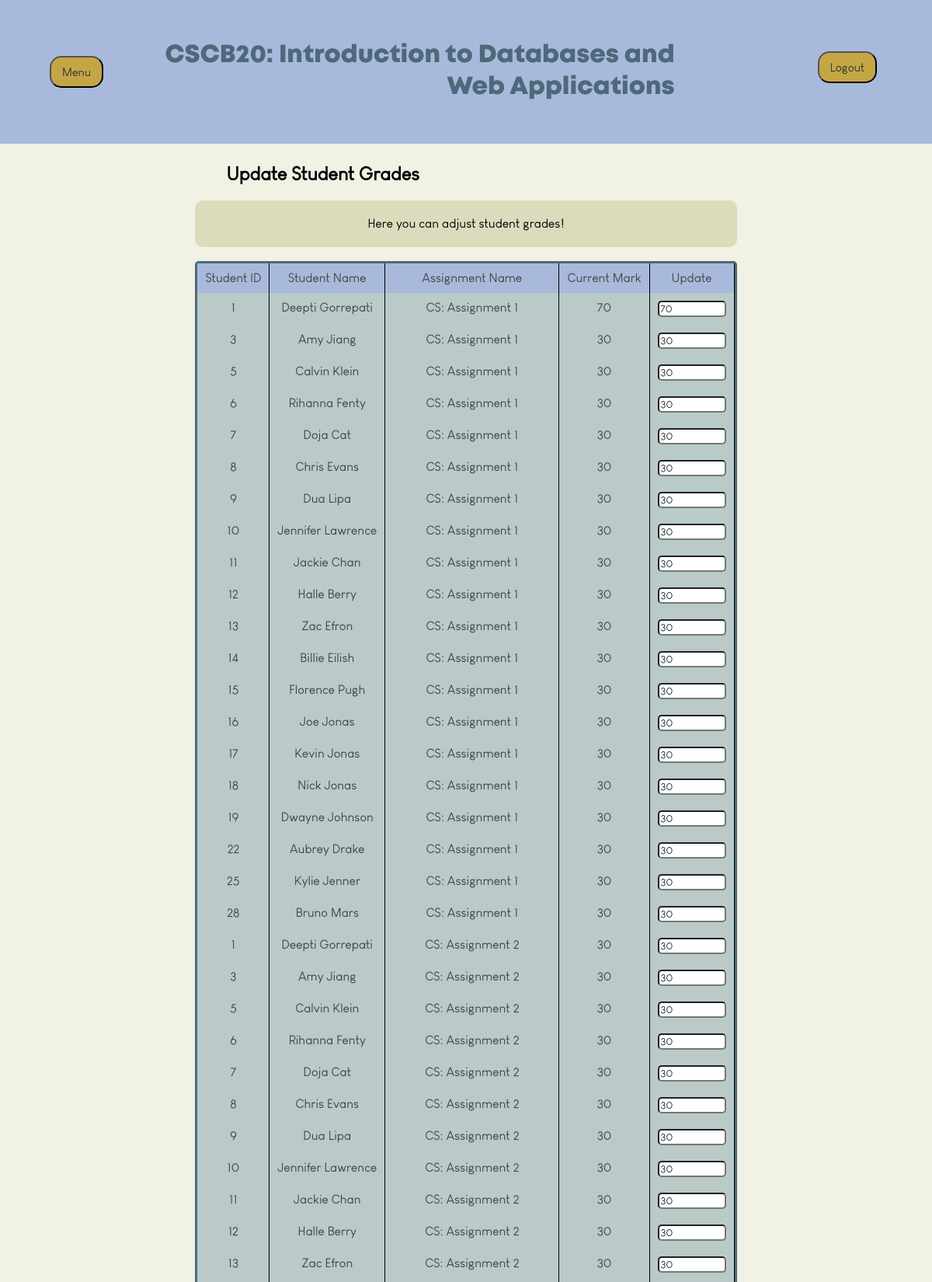
Page /updatestudentgrades (upper part) on the committed database.
### app.py (models this page shows)
class AssessmentsStudent(db.Model):
    __tablename__ = 'student_assessments'
    user_id = db.Column(db.Integer, ForeignKey('users.user_id'), primary_key=True)
    assessment_id = db.Column(db.Integer, ForeignKey('assessments.assessment_id'), primary_key=True)
    remark_id = db.Column(db.Integer, ForeignKey('remarkrequests.remark_id'))
    marks = db.Column(db.Integer, nullable=True)
    student_to_assess = relationship("User", backref="student_assessments")
    assess_to_student = relationship("Assessment", backref="student_assessments")
    remark_to_student = relationship("RemarkRequests", backref="student_assessments")

class User(db.Model):
    __tablename__ = 'users'
    user_id = db.Column(db.Integer, primary_key=True, autoincrement=True)
    username = db.Column(db.String(100), nullable=False, unique=True)
    email = db.Column(db.String(100), nullable=False, unique=True)
    password = db.Column(db.String(100), nullable=False)
    first_name = Column(db.String(100))
    last_name = Column(db.String(100))
    user_type = Column(db.Integer, nullable=False)
    instr_feedback = relationship("Feedback", back_populates="instr_to_feedback")

class Assessment(db.Model):
    __tablename__ = 'assessments'
    assessment_id = db.Column(db.Integer, primary_key=True)
    name = db.Column(db.String, nullable=False)
    type = db.Column(db.String, nullable=False)
    details = db.Column(db.String)
    instructor_id = db.Column(db.Integer, ForeignKey('users.user_id'), nullable=False)

### app.py (the view, shortened to what this page needs)
@app.route('/updatestudentgrades', methods=['GET', 'POST'])
def updatestudentgrades():
    username = session.get('name')
    user = User.query.filter_by(username=username).first()
    assessments = Assessment.query.all()
    students = User.query.filter_by(user_type=0).all()
    assignments = db.session.query(AssessmentsStudent).join(User, User.user_id == AssessmentsStudent.user_id).join(Assessment, Assessment.assessment_id == AssessmentsStudent.assessment_id).all()
    for assessment in assessments:
        for student in students:
            existing_assignment = AssessmentsStudent.query.filter_by(
                user_id=student.user_id,
                assessment_id=assessment.assessment_id
            ).first()
    return render_template('updatestudentgrades.html', user=user, assignments=assignments)

### templates/updatestudentgrades.html (shortened to what this page needs)
<!DOCTYPE html>
<html>
    <head>
        <link rel="stylesheet" href="{{ url_for('static', filename='css/index.css') }}">
    </head>
    <body>
        <header class="header">
            <div class="dropdown">
                <button class="dropbutton">Menu</button>
            </div>
            <h1 class="headertext">CSCB20: Introduction to Databases and Web Applications</h1>
            <form method="POST" action="{{ url_for('logout') }}">
                <div class="logout">
                    <button type="submit" class = "dropbutton" name="logout"
                    style=" align-self:center; float:left;">Logout</button>
                </div>
            </form>
        </header>
        <main class="content">
            <h2>Update Student Grades</h2>
            <div style="padding: 5px 1px; margin: auto; text-align: center;" class="homeblurbs">
                <p>Here you can adjust student grades!</p>
            </div> <br>
            <form method='POST'>
                <div class="viewanonfeedbackgrid">
                    <div class="cellheader">Student ID</div>
                    <div class="cellheader">Student Name</div>
                    <div class="cellheader">Assignment Name</div>
                    <div class="cellheader">Current Mark</div>
                    <div class="cellheader">Update</div>
                    {% for assignment in assignments %}
                    <div class="cell">{{ assignment.user_id }}</div>
                    <div class="cell">{{ assignment.student_to_assess.first_name + " " +  assignment.student_to_assess.last_name}}</div>
                    <div class="cell">{{ assignment.assess_to_student.name }}</div>
                    <div class="cell">{{ assignment.marks }}</div>
                    <div class="cell">
                        <input type="number" name="reviewed_{{ assignment.user_id }}_{{ assignment.assessment_id }}" value="{{ assignment.marks }}" style="border-radius: 5px; width: 80px; color: #202E32;">
                    </div>
                    {% endfor %}
                </div>
            </form>
        </main>
</body>
</html>

### static/css/index.css (style rules this page uses)
* { font-family: Mont; src: url('fonts/Louis George Cafe.ttf'); }
body { display: flex; flex-direction: column; background-color: #F1F1E4; padding: 0; margin: 0; min-height: 100vh; justify-content: flex-start; align-items: center; }
.header { display: flex; flex-direction: row; background-color: #A9B9DB; width: 100%; position: fixed; top: 0; flex-grow: 1; z-index: 100; padding: 30px; text-align: center; }
.headertext { font-family: MontBold; flex-grow: 1; text-align: right; padding-right: 15%; align-items: center; justify-content: center; color: #4E6979; }
.content { flex-grow: 1; padding-top: 190px; }
h2 { padding-left: 40px; }
.homeblurbs { background-color: #DCDCBC; padding: 15px; border-radius: 10px; margin-right: 40px; margin-left: 40px; }
.viewanonfeedbackgrid { border-radius: 5px; display: grid; grid-template-columns: repeat(5, auto); background-color: #B9CAC9; color: #444; max-width: 1200px; border: 3px solid #4E6979; }
.cellheader { flex: 1; background-color: #A9B9DB; padding: 10px; text-align: center; border-right: 1px solid black; }
.cell { flex: 1; padding: 10px; text-align: center; max-width: 600px; border-right: 1px solid black; }
form { color: black; font-family: Arial, Helvetica, sans-serif; font-size: 100%; }
.dropbutton { background-color:#C4A645; color: #253C33; margin: 0.25rem; padding: 10px; font-size: 15px; border-radius: 15px; height: auto; top: 50%; width: 100%; text-align: center; }
.dropdown { display: inline-block; padding-left: 5%; margin-right: 5%; align-self: center; }
.logout { margin-right:75px; margin-top: 32px; float:left; }

### rows in the picture
AssessmentsStudent: user_id "1", student_to_assess "Deepti Gorrepati", assess_to_student.name "CS: Assignment 1", marks "70"
AssessmentsStudent: user_id "3", student_to_assess "Amy Jiang", assess_to_student.name "CS: Assignment 1", marks "30"
AssessmentsStudent: user_id "5", student_to_assess "Calvin Klein", assess_to_student.name "CS: Assignment 1", marks "30"
AssessmentsStudent: user_id "6", student_to_assess "Rihanna Fenty", assess_to_student.name "CS: Assignment 1", marks "30"
AssessmentsStudent: user_id "7", student_to_assess "Doja Cat", assess_to_student.name "CS: Assignment 1", marks "30"
AssessmentsStudent: user_id "8", student_to_assess "Chris Evans", assess_to_student.name "CS: Assignment 1", marks "30"
AssessmentsStudent: user_id "9", student_to_assess "Dua Lipa", assess_to_student.name "CS: Assignment 1", marks "30"
AssessmentsStudent: user_id "10", student_to_assess "Jennifer Lawrence", assess_to_student.name "CS: Assignment 1", marks "30"
AssessmentsStudent: user_id "11", student_to_assess "Jackie Chan", assess_to_student.name "CS: Assignment 1", marks "30"
AssessmentsStudent: user_id "12", student_to_assess "Halle Berry", assess_to_student.name "CS: Assignment 1", marks "30"
AssessmentsStudent: user_id "13", student_to_assess "Zac Efron", assess_to_student.name "CS: Assignment 1", marks "30"
AssessmentsStudent: user_id "14", student_to_assess "Billie Eilish", assess_to_student.name "CS: Assignment 1", marks "30"
AssessmentsStudent: user_id "15", student_to_assess "Florence Pugh", assess_to_student.name "CS: Assignment 1", marks "30"
AssessmentsStudent: user_id "16", student_to_assess "Joe Jonas", assess_to_student.name "CS: Assignment 1", marks "30"
AssessmentsStudent: user_id "17", student_to_assess "Kevin Jonas", assess_to_student.name "CS: Assignment 1", marks "30"
AssessmentsStudent: user_id "18", student_to_assess "Nick Jonas", assess_to_student.name "CS: Assignment 1", marks "30"
AssessmentsStudent: user_id "19", student_to_assess "Dwayne Johnson", assess_to_student.name "CS: Assignment 1", marks "30"
AssessmentsStudent: user_id "22", student_to_assess "Aubrey Drake", assess_to_student.name "CS: Assignment 1", marks "30"
AssessmentsStudent: user_id "25", student_to_assess "Kylie Jenner", assess_to_student.name "CS: Assignment 1", marks "30"
AssessmentsStudent: user_id "28", student_to_assess "Bruno Mars", assess_to_student.name "CS: Assignment 1", marks "30"
AssessmentsStudent: user_id "1", student_to_assess "Deepti Gorrepati", assess_to_student.name "CS: Assignment 2", marks "30"
AssessmentsStudent: user_id "3", student_to_assess "Amy Jiang", assess_to_student.name "CS: Assignment 2", marks "30"
AssessmentsStudent: user_id "5", student_to_assess "Calvin Klein", assess_to_student.name "CS: Assignment 2", marks "30"
AssessmentsStudent: user_id "6", student_to_assess "Rihanna Fenty", assess_to_student.name "CS: Assignment 2", marks "30"
AssessmentsStudent: user_id "7", student_to_assess "Doja Cat", assess_to_student.name "CS: Assignment 2", marks "30"
AssessmentsStudent: user_id "8", student_to_assess "Chris Evans", assess_to_student.name "CS: Assignment 2", marks "30"
AssessmentsStudent: user_id "9", student_to_assess "Dua Lipa", assess_to_student.name "CS: Assignment 2", marks "30"
AssessmentsStudent: user_id "10", student_to_assess "Jennifer Lawrence", assess_to_student.name "CS: Assignment 2", marks "30"
AssessmentsStudent: user_id "11", student_to_assess "Jackie Chan", assess_to_student.name "CS: Assignment 2", marks "30"
AssessmentsStudent: user_id "12", student_to_assess "Halle Berry", assess_to_student.name "CS: Assignment 2", marks "30"
AssessmentsStudent: user_id "13", student_to_assess "Zac Efron", assess_to_student.name "CS: Assignment 2", marks "30"
